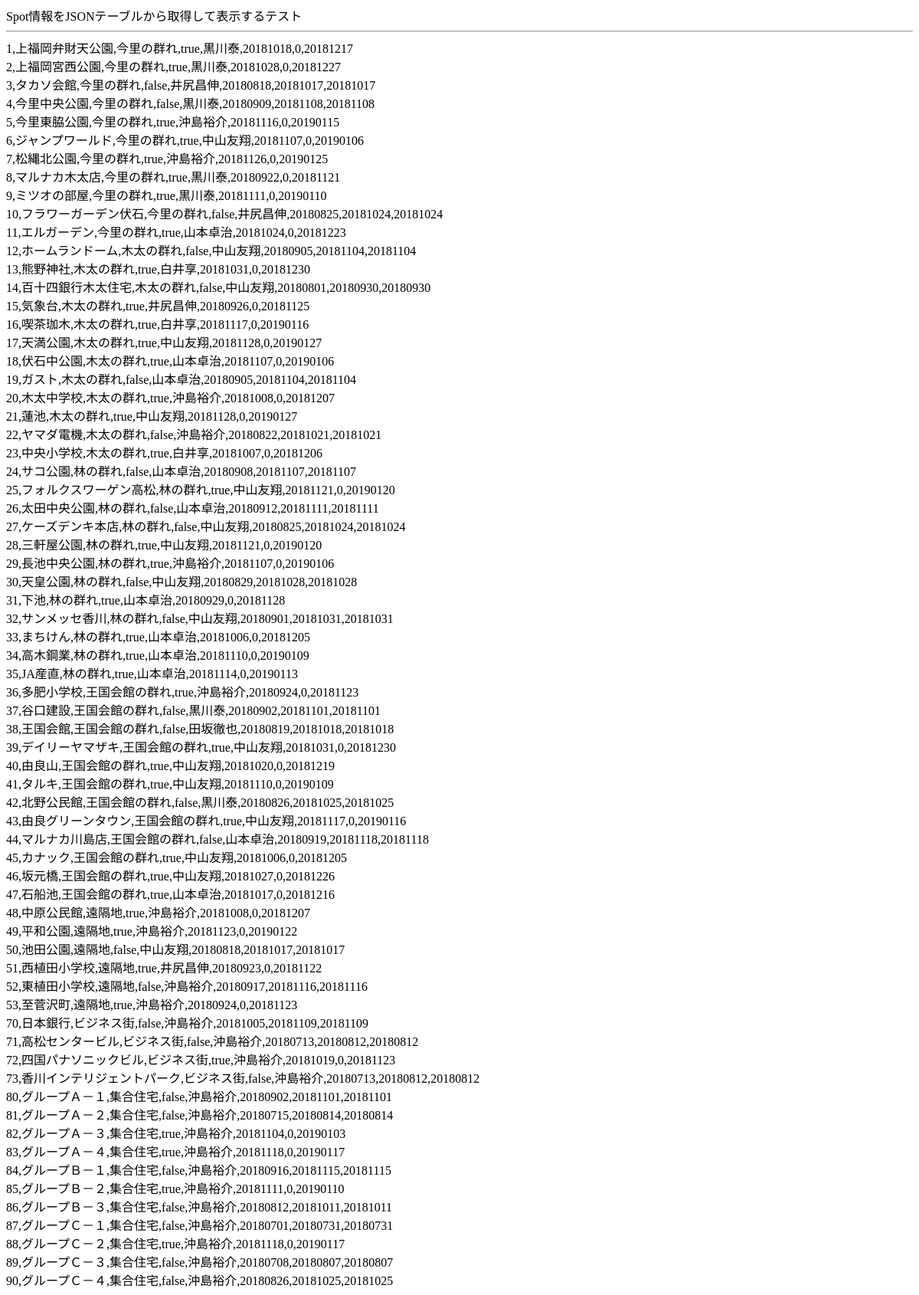
The app's page /sqlite3.php, older data.
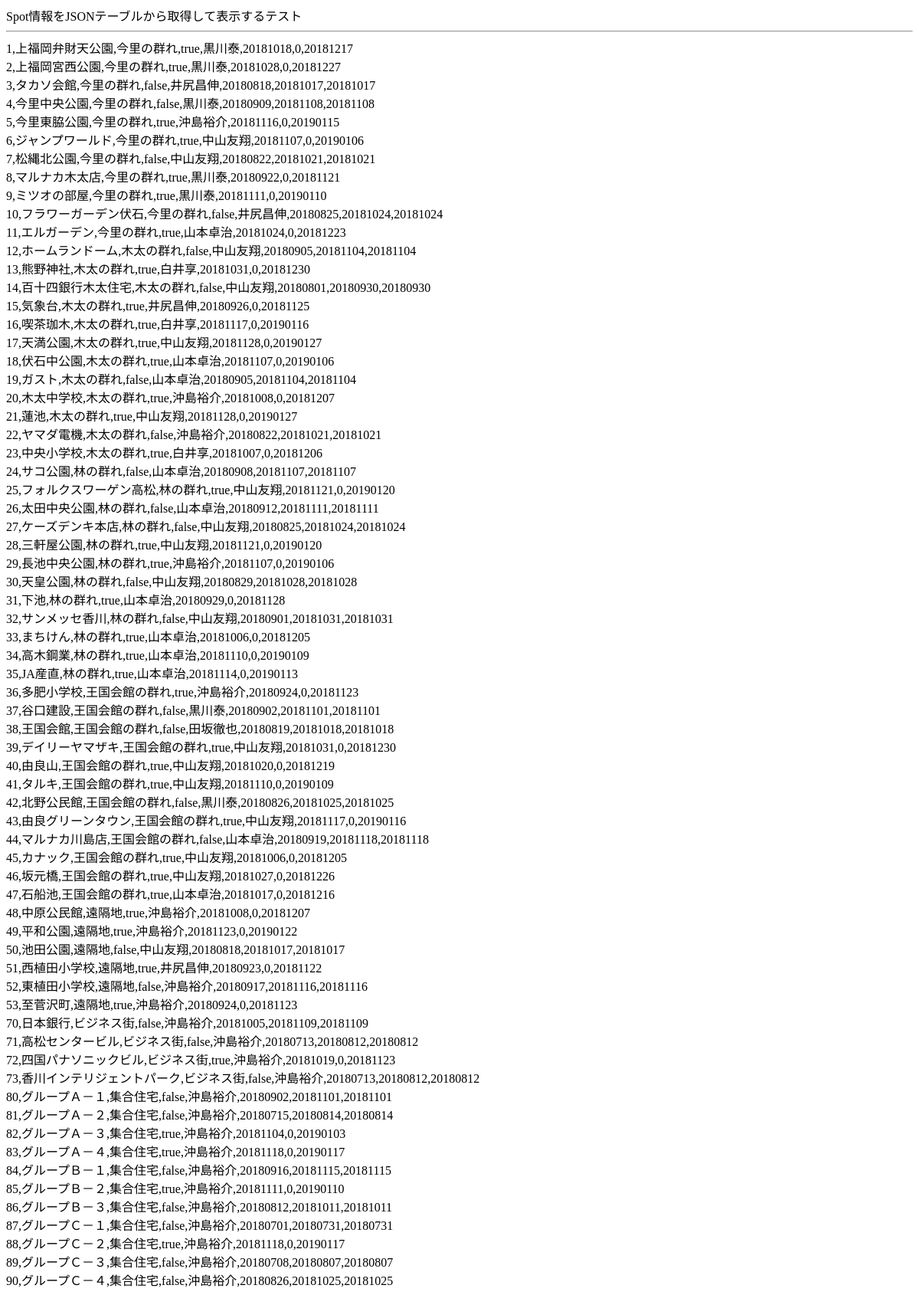
The same page, newer data.
### tables this page shows
CREATE TABLE PublicList(congnum integer,num integer,name text,kubun text,maps integer,refuses integer,buildings integer,persons integer,inuse boolean,userid text,startday integer,endday integer,limitday integer,primary key(congnum,num));

### sqlite3.php (the view, shortened to what this page needs)
<html>
<head>
</head>
<body>
Spot情報をJSONテーブルから取得して表示するテスト<br>
<hr>
<?php
$pdo = new PDO('sqlite:congworks.db');
$pdo->setAttribute(PDO::ATTR_ERRMODE, PDO::ERRMODE_EXCEPTION);
$congnum="34173";
$sql = "select num,name,kubun,inuse,userid,startday,endday,limitday from PublicList where congnum='" . $congnum . "' order by num;";
foreach ($pdo->query($sql) as $line)
	{
	for($i=0;$i<=7;$i++)
		{
		if ($i>0) echo ",";
		echo "$line[$i]";
		}
	echo "<br>";
	}
?>
</body>
</html>

Row changes from the older to the newer data that the page shows:
changed publiclist "7": inuse "true" → "false"; userid "沖島裕介" → "中山友翔"; startday "20181126" → "20180822"; endday "0" → "20181021"; limitday "20190125" → "20181021"
